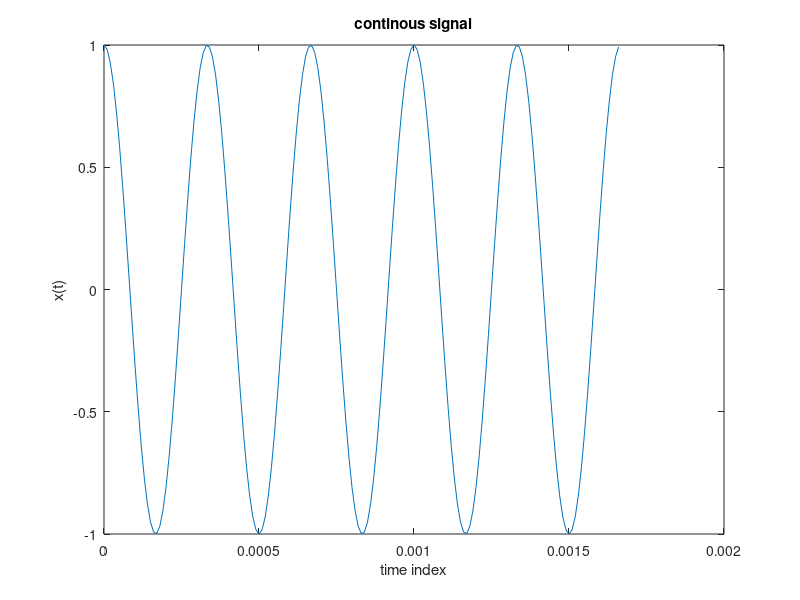

Source code (MATLAB):
clc;
close all; 
clear all;

f = 3000;
N = 5;
A = 1;
fs = 100000;
ts = 1/fs;
t = 0:ts:N/f;
x = A*cos(2*pi*f*t);
figure;
plot(t,x);
title('continous signal');
xlabel('time index');
ylabel('x(t)')